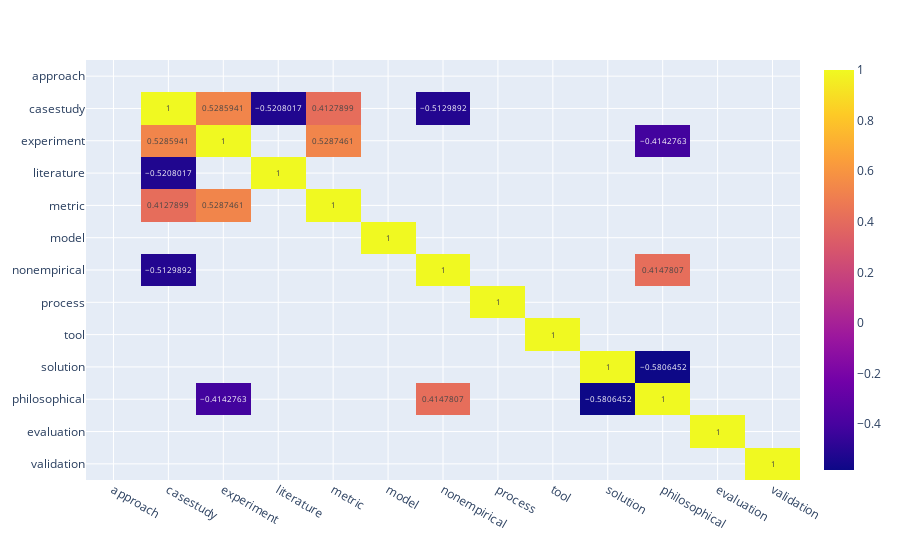

Notebook code cell kept with this figure:
### Code cell
corr = exploded_facets.corr()
corr

corr = corr[abs(corr) >= 0.4]

fig = px.imshow(corr, text_auto=True, aspect='auto')
# fig.update_layout(
#     autosize=True,
# #     width=800,
# #     height=800,
# )
fig.show()

### Figure 1 — Plotly figure (JSON) as saved in the notebook; plotly's stock layout.template omitted (floating-point values rounded to 4 significant figures; data arrays with more than 128 entries replaced by an {"elided": "..."} marker saying what was removed)
{"data": [{"coloraxis": "coloraxis", "hovertemplate": "x: %{x}<br>y: %{y}<br>color: %{z}<extra></extra>", "name": "0", "texttemplate": "%{z}", "type": "heatmap", "x": ["approach", "casestudy", "experiment", "literature", "metric", "model", "nonempirical", "process", "tool", "solution", "philosophical", "evaluation", "validation"], "xaxis": "x", "y": ["approach", "casestudy", "experiment", "literature", "metric", "model", "nonempirical", "process", "tool", "solution", "philosophical", "evaluation", "validation"], "yaxis": "y", "z": {"elided": "13x13 float values"}}], "layout": {"coloraxis": {"colorscale": [[0, "#0d0887"], [0.1111, "#46039f"], [0.2222, "#7201a8"], [0.3333, "#9c179e"], [0.4444, "#bd3786"], [0.5556, "#d8576b"], [0.6667, "#ed7953"], [0.7778, "#fb9f3a"], [0.8889, "#fdca26"], [1, "#f0f921"]]}, "margin": {"t": 60}, "xaxis": {"anchor": "y", "domain": [0, 1]}, "yaxis": {"anchor": "x", "autorange": "reversed", "domain": [0, 1]}}}
